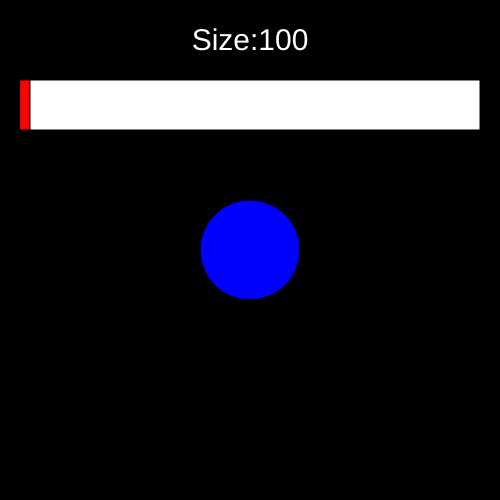
Frame 1 (no input)
Frame 60 (no input): identical to frame 1, image omitted
Frame 120 (the mouse pressed at the canvas centre since frame 60): identical to frame 1, image omitted

The p5.js sketch that drew this single still picture (run headless with seeded random() and noise() and a simulated clock; from frame 60 on, the mouse is pressed at the canvas centre):

// p5.js sketch
// ── sketch.js
let x = 20, y = 80, w = 460, h = 50;
let size = 100, slider = 20;

function setup(){

  createCanvas(500,500)

}

function draw(){

  background(0);

  if(mouseIsPressed)
  {
    if((x <= mouseX && mouseX <= x+w) && (y <= mouseY && mouseY && mouseY <= y+h))
    {
      slider = mouseX;
      size = map(slider, x, x+w, 100, width);
    }
  }

  fill (0, 0, 255)
  ellipse(width/2, height/2, size, size);

  fill(255);
  textSize(30);
  textAlign(CENTER);
  text('Size:' + int(size), width/2, 50);
  rect(x, y, w, h);
  fill(255, 0, 0);

  rect(slider, y, 10, h);


}




// function setup(){
//   createCanvas(300,300);
//   textSize(100);
//   textAlign(CENTER);
// } 

// function draw(){

// background(0);
// fill(255);

// switch(key)
// {

//   case 'a':
//   text('a', width/2, height/2)  
//   break;


//   /*
  
//   case 'a':
//   case 'b':
//     text(~~)
  
//     두 케이스 물리기

//   */ 

//   case 'b':
//   text('b', width/2, height/2)
//   break;

//   case 'c':
//   text('c', width/2, height/2)
//   break;
  
//   default:  // 항상 else 랑 비슷함 
//     text('None', width/2, height/2)
//     break;

// }

// }
// if(key === 'a')
// {
//   text('a', width/2, height/2);
// }
// else if ( key === 'b')
// {
//   text('b', width/2, height/2);
// }
// else if (key === 'c')
// {
//   text('c', width/2, height/2);
// }
// else
// {
//   text('None', width/2, height/2);
// }

//}




// 묶는 이유 : 1. 불러오기 편함, 2. 관리하기 편함



// let x = 150; y = 150;

// function setup(){

//   createCanvas(300,300);

// }

// function draw(){
  
// background(0);

// if(keyIsPressed)
// {
//   if( key === 'a' || keyCode == LEFT_ARROW)
//   {
//     x = x-5;
//   } 
//   else if (key === 'd' || keyCode == RIGHT_ARROW)
//   {
//     x = x+5;
//   } 
//   else if (key === 'w' || keyCode == UP_ARROW)
//   {
//     y = y-5;
//   } 
//   else if (key === 's' || keyCode == DOWN_ARROW)
//   {
//     y = y+5;
//   }
// }
// ellipse(x, y, 100, 100)
// }



// let degree = 90;

// function setup(){

//   createCanvas(300,300);

// }

// function draw(){

//   background(0);
  
//   if(keyIsPressed)
//   {
//     if((key >= '0') && (key <= '9'))
//     {

//       degree = map(key, '0', '9', 0, 360);

//     }
//   }

//   arc(width/2, height/2, 200, 200, 0, radians(degree));

// }

// function setup(){
//   createCanvas(300,300);
//   background(0);
// }

// function draw(){
//   // background(0);

//   if(keyIsPressed && ((key == 'a') || (key =='A')))
// // p5js 는 엄격한 비교 안해도 됨 (언어 스위치시 주의)
//   {
//     fill(255,0,0);
//   }
//    else if (keyIsPressed && ((key == 'd') || (key == 'D')))
//   {
//     fill(0,255,0);
//   } 
//   else 
//   {
//     fill(0,0,255);
//   } 
//   ellipse(width/2, height/2, 200, 200);
// }
// function mouseReleased(){
//   background(0);
// }


// function setup(){

//   createCanvas(300,300)

// }

// function draw(){

//   background(0);

//   if(mouseIsPressed && (mouseButton === LEFT))
//   {

//     fill(255,0,0)

//   } 
//   else if (mouseIsPressed && (mouseButton === RIGHT))
//   {

//     fill(0,255,0);

//   }
//    else
//   {

//     fill(0,0,255)

//   }

//   ellipse(width/2, height/2, 200, 200);

// }



// function setup(){

//   createCanvas(300,300)

// }

// function draw(){
//   background(0);
//   fill(255,255,0);

//      if(mouseY < height *1/2 || mouseX < width*1/2)
//    {
//      rect(0, 0, width/2, height/2);
     
//    } else if (mouseY< height *1/2 || mouseX> width*1/2){
//      rect(width/2,0,width/2,height/2);
//    }
//      else if (mouseY > height *1/2 || mouseX < width*1/2){
//        rect(0, height/2, width/2, height/2)
//      }
//      else {
//      rect(width/2,height/2,width/2,height/2);
//      }
//     }




// function setup(){

//   createCanvas(300,300);

// }

// function draw(){

//   background(0);

//   fill(255,255,0);

//   if(mouseY < height/3)
//   {
//     rect(0, 0, width, height/3);
//   } else if (mouseY < height*2/3){
//     rect(0, height/3, width, height/3);
//   }
//     else {
//       rect(0, height*2/3, width, height/3)
//     }
//   }




// let x = 150;

// function setup(){

//   createCanvas(300,300)

// }

// function draw(){

// background(0);
// stroke(255);

// line(mouseX, 0, mouseX, height);
// ellipse(x, height/2, 50, 50);

// if ( mouseX > x) 
// {

//   x++;

// }

// else

// {

//   x--;

// }

// }


// let interval = 0, current_time = 0, previous_time = 0;

// function setup(){
  
//   createCanvas(300,300);

// }

// function draw(){

//   background(0);

//   current_time = millis();
//   interval = current_time - previous_time;

//   if (interval > 1000)
//   {

//     previous_time = millis();
//     fill(random(255), random(255), random(255))

//   }
  
//   ellipse(width/2, height/2, 200, 200);
  
  // print(' ');
  // print('start');
  // print(current_time);
  // print(previous_time);
  // print(interval);
  // print('stop');
  // print(' ');

//  }


// let x, y, d, r = 50.0;
// //let tx = 0.0, ty = 0.5;

// function setup(){

//   createCanvas(300,300)

// }

// function draw(){

//   background(0);

//   // x = noise(tx) * width;
//   // y = noise(ty) * height;

//   d = dist(width/2, height/2, mouseX, mouseY);

//   if ( d < r)
//   {

//     fill(random(255), random(255), random(255));

//   }

//   ellipse(mouseX, mouseY, r, r);
//   ellipse(width/2, height/2, r, r);

//   // tx += 0.01;
//   // ty += 0.01;

// }



// let x = 0, velocity = 1;

// function setup(){

//   createCanvas(300,300)

// }

// function draw(){

//   background(0);
//   stroke(255);

//   line(x, 0, x, height);
//   x += velocity;

//   if ( x < 0 || x > width)
//   {

//     velocity *= -1; 

//   }

//   if ( x < 100 || x > 200)
//   {

//     ellipse(width/2, height/2, 100, 100);

//   }

// }

// let x = 0, y = 0;

// let velocity_x = 1;
// let velocity_y = 0.9;

// function setup(){

//   createCanvas(300,300);
//   background(0);

// }

// function draw(){

//   ellipse(x, y, 30, 30);

//   x += velocity_x;
//   y += velocity_y;

//   if( x < 0 || x > width)

//    {

//      velocity_x *= -1;
  
//    }

//    if( y < 0 || y > height)

//    {

//      velocity_y *= -1;

//    }


// }



// let x = 0, velocity = 1;

// function setup(){

//   createCanvas(300,300);

// }

// function draw(){

//   background(0);

//   ellipse(x, height/2, 30, 30);

//   x += velocity;
  
//   if( x < 0 || x > width)

//   {

//     velocity *= -1;
  
//   }
  
 
// }


// function setup() {

//   createCanvas(400, 400);

// }

// function draw() {

//   print(mouseIsPressed);

//  if(mouseIsPressed == true) {

//    fill(0);

//  }

//  else {

//    fill(255);

//  }

//  ellipse(mouseX, mouseY, 80, 80);

// }
